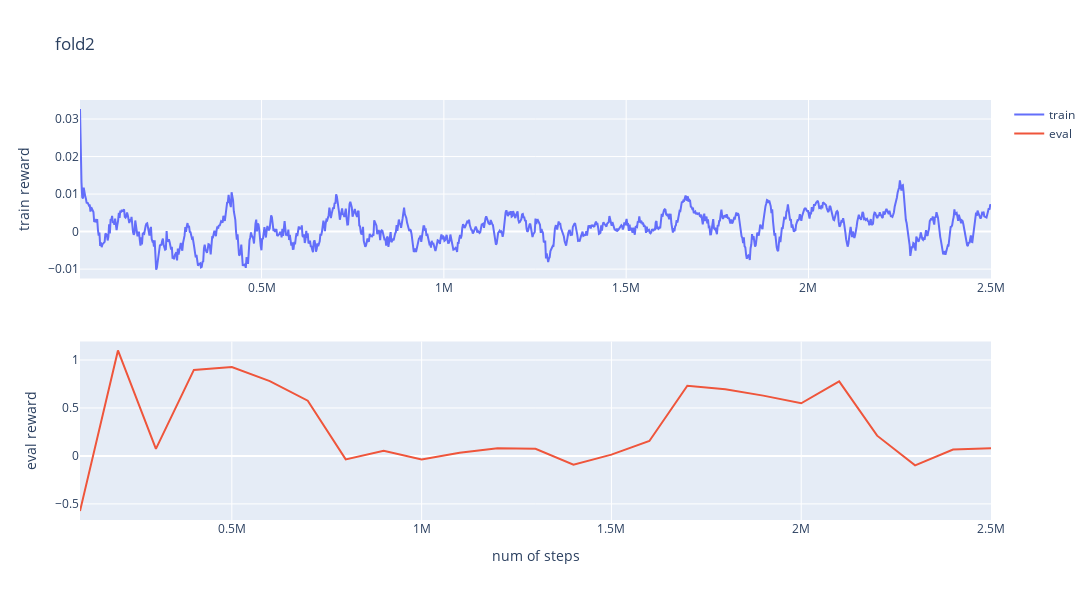

This figure's notebook cell:
### Code cell
plot_reward(2)

### Figure 1 — Plotly figure (JSON) as saved in the notebook; plotly's stock layout.template omitted (floating-point values rounded to 4 significant figures; data arrays with more than 128 entries replaced by an {"elided": "..."} marker saying what was removed)
{"data": [{"name": "train", "type": "scatter", "x": {"elided": "1221 int values"}, "xaxis": "x", "y": {"elided": "1221 float values"}, "yaxis": "y"}, {"name": "eval", "type": "scatter", "x": [100000, 200000, 300000, 400000, 500000, 600000, 700000, 800000, 900000, 1000000, 1100000, 1200000, 1300000, 1400000, 1500000, 1600000, 1700000, 1800000, 1900000, 2000000, 2100000, 2200000, 2300000, 2400000, 2500000], "xaxis": "x2", "y": [-0.575, 1.1, 0.07259, 0.8962, 0.9258, 0.78, 0.5752, -0.03633, 0.05363, -0.03629, 0.03367, 0.08025, 0.07498, -0.09214, 0.01297, 0.1555, 0.7315, 0.6956, 0.6283, 0.5484, 0.7766, 0.211, -0.09906, 0.06584, 0.08], "yaxis": "y2"}], "layout": {"height": 600, "title": {"text": "fold2"}, "width": 1200, "xaxis": {"anchor": "y", "autorange": true, "domain": [0, 1], "range": [2048, 2500608], "type": "linear"}, "xaxis2": {"anchor": "y2", "autorange": true, "domain": [0, 1], "range": [100000, 2500000], "title": {"text": "num of steps"}, "type": "linear"}, "yaxis": {"anchor": "x", "autorange": true, "domain": [0.575, 1], "range": [-0.0125, 0.03507], "title": {"text": "train reward"}, "type": "linear"}, "yaxis2": {"anchor": "x2", "autorange": true, "domain": [0, 0.425], "range": [-0.6681, 1.193], "title": {"text": "eval reward"}, "type": "linear"}}}
